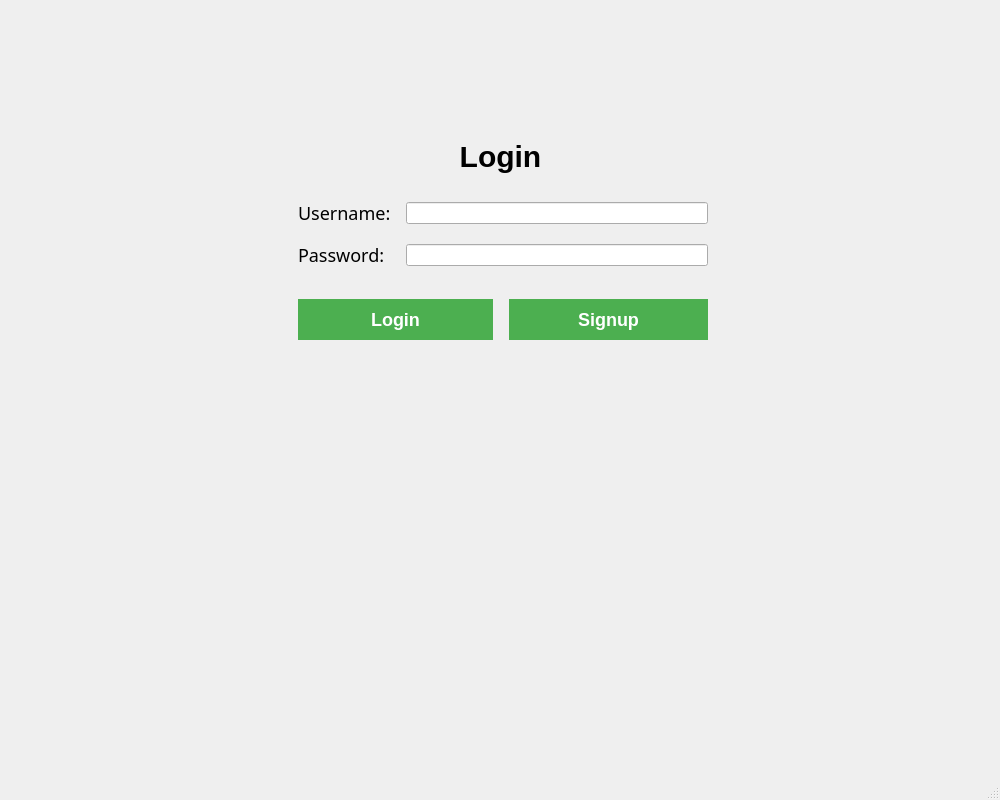
<?xml version="1.0" encoding="UTF-8"?>
<ui version="4.0">
    <class>loginPage</class>
    <widget class="QMainWindow" name="loginPage">
        <property name="geometry">
            <rect>
                <x>100</x>
                <y>100</y>
                <width>1000</width>
                <height>800</height>
            </rect>
        </property>
        <property name="windowTitle">
            <string>Login</string>
        </property>
        <widget class="QWidget" name="centralwidget">
            <layout class="QGridLayout" name="gridLayout_2">
                <!-- logo element -->
                <item row="0" column="1" rowspan="2">
                    <widget class="QLabel" name="imageLabel" alignment="Qt::AlignHCenter">
                        <property name="pixmap">
                            <pixmap>../assets/attendifyMain.png</pixmap>
                        </property>
                        <property name="alignment">
                            <set>Qt::AlignCenter</set>
                        </property>
                        <property name="styleSheet">
                            <string>
                                QLabel {
                                    margin-top: 80px;
                                }
                            </string>
                        </property>
                    </widget>
                </item>
                <!-- form element -->
                <item row="2" column="1">
                    <layout class="QGridLayout" name="gridLayout">
                        <!-- heading element -->
                        <item row="0" column="0" colspan="2">
                            <widget class="QLabel" name="loginFormLabel">
                                <property name="text">
                                    <string>Login</string>
                                </property>
                                <property name="alignment">
                                    <set>Qt::AlignCenter</set>
                                </property>
                                <property name="styleSheet">
                                    <string>
                                        QLabel {
                                        margin-top: 30px;
                                        font-size: 30px;
                                        font-weight: bold;
                                        font-family: Arial, sans-serif;
                                        }
                                    </string>
                                </property>
                            </widget>
                        </item>
                        <item row="1" column="0">
                            <widget class="QLabel" name="usernameLabel">
                                <property name="text">
                                    <string>Username: </string>
                                </property>
                                <property name="styleSheet">
                                    <string>
                                        QLabel {
                                        margin-top: 20px;
                                        font-size: 18px;
                                        font-family: Ariel, sans-serif;
                                        }
                                    </string>
                                </property>
                            </widget>
                        </item>
                        <item row="1" column="1">
                            <widget class="QLineEdit" name="usernameLineEdit">
                                <property name="styleSheet">
                                    <string>
                                        QLineEdit {
                                        margin-top: 20px;
                                        font-size: 15px;
                                        min-width: 300px;
                                        max-width: 300px;
                                        }
                                    </string>
                                </property>
                            </widget>
                        </item>
                        <item row="2" column="0">
                            <widget class="QLabel" name="passwordLabel">
                                <property name="text">
                                    <string>Password:</string>
                                </property>
                                <property name="styleSheet">
                                    <string>
                                        QLabel {
                                        margin-top: 10px;
                                        font-size: 18px;
                                        font-family: Ariel, sans-serif;
                                        }
                                    </string>
                                </property>
                            </widget>
                        </item>
                        <item row="2" column="1">
                            <widget class="QLineEdit" name="passwordLineEdit">
                                <property name="styleSheet">
                                    <string>
                                        QLineEdit {
                                        margin-top: 10px;
                                        font-size: 15px;
                                        min-width: 300px;
                                        max-width: 300px;
                                        }
                                    </string>
                                </property>
                            </widget>
                        </item>
                        <!-- button elements -->
                        <item row="3" column="0" colspan="2">
                            <layout class="QHBoxLayout" name="horizontalLayout">
                                <item>
                                    <widget class="QPushButton" name="loginBtn">
                                        <property name="text">
                                            <string>Login</string>
                                        </property>
                                        <property name="styleSheet">
                                            <string>
                                                QPushButton {
                                                background-color: #4CAF50;
                                                color: white;
                                                border: none;
                                                padding: 10px 20px;
                                                text-align: center;
                                                text-decoration: none;
                                                font-size: 18px;
                                                margin: 25px 5px 0 5px;
                                                font-weight: bold;
                                                font-family: Arial, sans-serif;
                                                }
                                                QPushButton:hover {
                                                background-color: #45a049;
                                                }
                                            </string>
                                        </property>
                                    </widget>
                                </item>
                                <item>
                                    <widget class="QPushButton" name="signupBtn">
                                        <property name="text">
                                            <string>Signup</string>
                                        </property>
                                        <property name="styleSheet">
                                            <string>
                                                QPushButton {
                                                background-color: #4CAF50;
                                                color: white;
                                                border: none;
                                                padding: 10px 20px;
                                                text-align: center;
                                                text-decoration: none;
                                                font-size: 18px;
                                                margin: 25px 0 0 5px;
                                                font-weight: bold;
                                                font-family: Arial, sans-serif;
                                                }
                                                QPushButton:hover {
                                                background-color: #45a049;
                                                }
                                            </string>
                                        </property>
                                    </widget>
                                </item>
                            </layout>
                        </item>
                    </layout>
                </item>
                <item row="3" column="1">
                    <spacer name="verticalSpacer_3">
                        <property name="orientation">
                            <enum>Qt::Vertical</enum>
                        </property>
                        <property name="sizeHint" stdset="0">
                            <size>
                                <width>20</width>
                                <height>20</height>
                            </size>
                        </property>
                    </spacer>
                </item>
                <item row="4" column="1">
                    <spacer name="verticalSpacer_4">
                        <property name="orientation">
                            <enum>Qt::Vertical</enum>
                        </property>
                        <property name="sizeHint" stdset="0">
                            <size>
                                <width>20</width>
                                <height>20</height>
                            </size>
                        </property>
                    </spacer>
                </item>
                <item row="1" column="0">
                    <spacer name="horizontalSpacer">
                        <property name="orientation">
                            <enum>Qt::Horizontal</enum>
                        </property>
                        <property name="sizeHint" stdset="0">
                            <size>
                                <width>40</width>
                                <height>20</height>
                            </size>
                        </property>
                    </spacer>
                </item>
                <item row="1" column="2">
                    <spacer name="horizontalSpacer_2">
                        <property name="orientation">
                            <enum>Qt::Horizontal</enum>
                        </property>
                        <property name="sizeHint" stdset="0">
                            <size>
                                <width>40</width>
                                <height>20</height>
                            </size>
                        </property>
                    </spacer>
                </item>
            </layout>
        </widget>
        <widget class="QStatusBar" name="statusbar" />
    </widget>
    <resources />
    <connections />
</ui>
